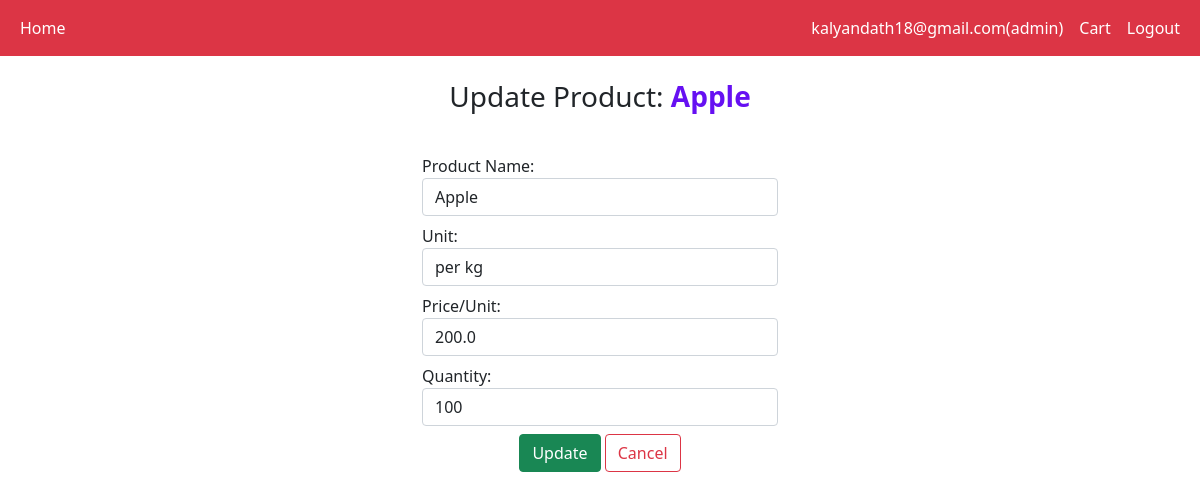
Screenshot of /product/update/Apple (signed in) with the database file from the repository.
### application/models.py (models this page shows)
class User(db.Model, UserMixin):
    __tablename__="user"
    id = db.Column(db.Integer(), primary_key=True)
    email = db.Column(db.String(255), unique=True)
    username = db.Column(db.String(255), unique=True)
    password = db.Column(db.String(255), nullable=False)
    active = db.Column(db.Boolean())
    fs_uniquifier = db.Column(db.String(255), unique=True, nullable=False)
    roles = db.relationship("Role", secondary="roles_users", backref=db.backref("users", lazy="dynamic"))

class Role(db.Model, RoleMixin):
    __tablename__="role"
    id = db.Column(db.Integer(), primary_key=True)
    name = db.Column(db.String(80), unique=True)
    description = db.Column(db.String(255))

class Products(db.Model):
    __tablename__  = 'products'
    product_id = db.Column(db.Integer(), primary_key= True)
    product_name = db.Column(db.String, nullable= False, unique= True)
    category_id = db.Column(db.Integer(), db.ForeignKey("category.category_id"))
    price = db.Column(db.Float, db.CheckConstraint('price >= 0.0', name='check_rate_per_unit'), nullable= False)
    unit = db.Column(db.String,nullable=False, default='unit')    # need to set up some default values.
    quantity = db.Column(db.Integer,db.CheckConstraint('quantity >= 0', name='check_stock_quantity') , nullable= False)   #maybe change to have default value as 0.

### application/routes.py (the view, shortened to what this page needs)
@app.route("/product/update/<prod_name>", methods = ["GET","POST"])
@login_required
@roles_required('admin')
def update_product(prod_name):
    product = Products.query.filter_by(product_name=prod_name).first()
    if not validate(product):
        return render_template("error.html")
    if request.method == "GET":
        return render_template("update_product.html",product=product)

### application/routes.py (called while the page is built)
def validate(item):
    if item is None:
        return False
    else:
        return True

### templates/update_product.html (shortened to what this page needs)
<!DOCTYPE html>
<html lang="en">
<head>
</head>
<body>
    {% include "logged_navbar.html" %}
    <div class="container">
        <div class="row mt-4">
            <div class="col-sm-12">
                <h3 class="text-center mb-4">Update Product:<b style="color: #6610f2;"> {{ product.product_name }}</b> </h3>
            </div>
        </div>
        <div class="row  mt-2">
            <div class="col-sm-4 mx-auto">
                <form action="/product/update/{{product.product_name}}" method="post" class="form-inline">
                    <div class="form-group mt-2">
                            <label for="product_name">Product Name:</label>
                            <input type="text" class="form-control ml-2" id="product_name" name="product_name" value="{{ product.product_name }}">
                    </div>
                    <div class="form-group mt-2">
                        <label for="unit">Unit:</label>
                        <select class="form-control" id="unit" name="unit" >
                            <option value="kg" {% if product.unit == 'kg' %} selected {% endif %}>per kg</option>
                        </select>
                    </div>
                    <div class="form-group mt-2">
                        <label for="price">Price/Unit:</label>
                        <input type="number" class="form-control ml-2" id="price" name="price" value="{{ product.price }}" required>
                    </div>
                    <div class="form-group mt-2">
                        <label for="quantity">Quantity:</label>
                        <input type="number" class="form-control ml-2" id="quantity" name="quantity" value="{{ product.quantity }}" required>
                    </div>
                    <div class="text-center mt-2">
                        <input type="submit" class="btn btn-success mr-3" value="Update">
                        <a class="btn btn-outline-danger" href="{{ url_for('admin_dashboard')}}">Cancel</a>
                    </div>
                </form>
            </div>
        </div>
    </div>
</body>
</html>

### templates/logged_navbar.html (shortened to what this page needs)
<!DOCTYPE html>
<html>
	<head>
		<link href="https://cdn.jsdelivr.net/npm/bootstrap@5.0.2/dist/css/bootstrap.min.css" rel="stylesheet">
	</head>
	<body>
		<nav class="navbar navbar-expand-sm bg-danger navbar-dark sticky-top">
			<div class="container-fluid">
				<ul class="navbar-nav">
					<li class="nav-item">
						<a class="nav-link active" href="/">Home</a>
					</li>
				</ul>
                <ul class="navbar-nav ml-auto">
                    <li class="nav-item active">
                            <a class="nav-link active" href="/profile">{{ current_user.email}}{% for role in current_user.roles%}({{role.name}}){% endfor %}</a>
                    </li>
					<li class="nav-item active">
                        <a class="nav-link active" href="/view_cart">Cart</a>
                    </li>
                    <li class="nav-item active">
                        <a class="nav-link active" href="/logout">Logout</a>
                    </li>
                </ul>
			</div>
		</nav>
	</body>
</html>

### rows the page displays
User: email "kalyandath18@gmail.com"
Role: name "admin"
Products: product_name "Apple", unit "per kg", price "200.0", quantity "100"
